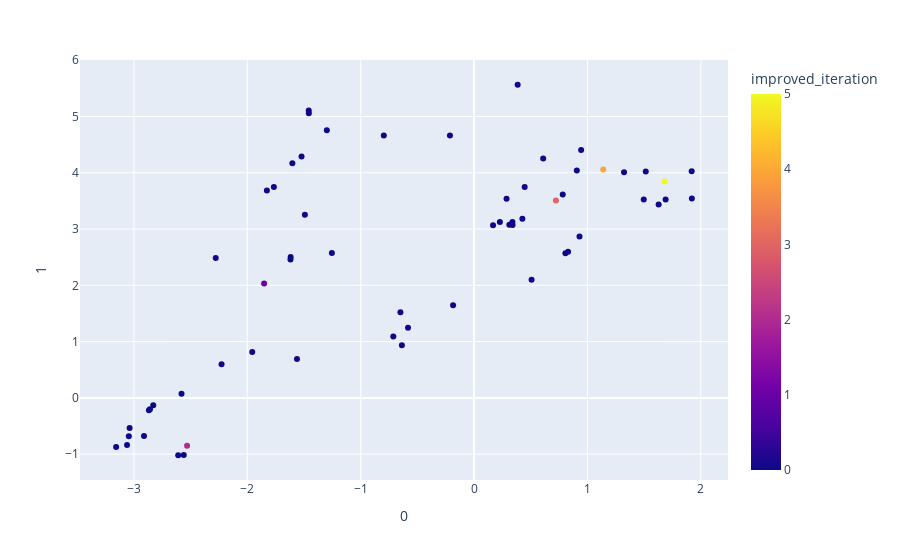

The notebook cell this image was saved under:
### Code cell
from sklearn.manifold import TSNE

features = steps_df.loc[:, :'кнопка размера']

tsne = TSNE(n_components=2, random_state=0)
projections = tsne.fit_transform(features)

fig = px.scatter(
    projections, x=0, y=1,
    color=steps_df.improved_iteration, labels={'color': 'improved_iteration'}
)
fig.show()

### Figure 1 — Plotly figure (JSON) as saved in the notebook; plotly's stock layout.template omitted (floating-point values rounded to 4 significant figures)
{"data": [{"hovertemplate": "0=%{x}<br>1=%{y}<br>improved_iteration=%{marker.color}<extra></extra>", "legendgroup": "", "marker": {"color": [1, 0, 2, 0, 0, 0, 3, 0, 0, 0, 0, 0, 0, 0, 0, 0, 0, 0, 0, 0, 0, 0, 0, 0, 0, 0, 0, 0, 0, 0, 0, 0, 0, 0, 0, 0, 0, 0, 4, 0, 0, 0, 0, 0, 0, 0, 0, 0, 0, 0, 0, 0, 0, 0, 0, 0, 5, 0, 0, 0, 0, 0], "coloraxis": "coloraxis", "symbol": "circle"}, "mode": "markers", "name": "", "orientation": "v", "showlegend": false, "type": "scatter", "x": [-1.851, -1.618, -2.531, -1.562, 0.5077, -2.911, 0.7226, -1.956, -2.868, -2.58, 0.7823, 0.9065, -1.254, 0.4265, 0.3396, 0.1678, 0.3113, 0.4466, -2.829, 0.228, -2.858, 0.2867, 0.3388, -1.619, -3.157, -2.56, -0.6365, -1.458, -3.045, -0.2126, -0.7959, -2.278, -2.227, -3.038, -1.602, 0.3848, -2.609, -0.6493, 1.14, 0.8296, -0.1847, 0.9303, -0.7121, -1.521, -3.061, -1.492, -0.5822, 1.497, 1.92, 0.9447, 1.323, 0.61, -1.298, -1.457, 1.628, 1.69, 1.681, -1.827, 1.921, 0.806, 1.515, -1.765], "xaxis": "x", "y": [2.035, 2.502, -0.8489, 0.6895, 2.101, -0.6762, 3.507, 0.817, -0.2208, 0.07183, 3.615, 4.04, 2.573, 3.184, 3.071, 3.068, 3.077, 3.748, -0.1316, 3.123, -0.2022, 3.539, 3.126, 2.46, -0.8734, -1.013, 0.9351, 5.109, -0.6802, 4.661, 4.662, 2.486, 0.5972, -0.5369, 4.169, 5.564, -1.019, 1.524, 4.061, 2.597, 1.647, 2.866, 1.089, 4.287, -0.8384, 3.255, 1.248, 3.527, 4.026, 4.404, 4.01, 4.254, 4.758, 5.056, 3.436, 3.524, 3.843, 3.686, 3.542, 2.572, 4.021, 3.746], "yaxis": "y"}], "layout": {"coloraxis": {"colorbar": {"title": {"text": "improved_iteration"}}, "colorscale": [[0.0, "#0d0887"], [0.1111, "#46039f"], [0.2222, "#7201a8"], [0.3333, "#9c179e"], [0.4444, "#bd3786"], [0.5556, "#d8576b"], [0.6667, "#ed7953"], [0.7778, "#fb9f3a"], [0.8889, "#fdca26"], [1.0, "#f0f921"]]}, "legend": {"tracegroupgap": 0}, "margin": {"t": 60}, "xaxis": {"anchor": "y", "domain": [0.0, 1.0], "title": {"text": "0"}}, "yaxis": {"anchor": "x", "domain": [0.0, 1.0], "title": {"text": "1"}}}}
